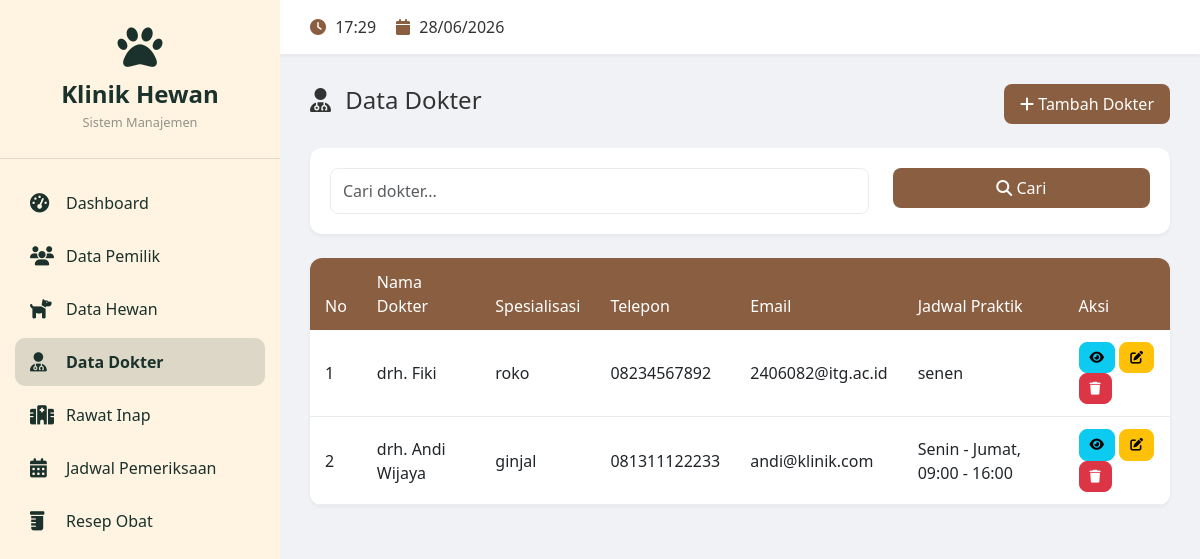
Screenshot of /dokter.php with the database file from the repository.
### tables this page shows
CREATE TABLE `dokter` (
  `id_dokter` int NOT NULL,
  `nama_dokter` varchar(100) NOT NULL,
  `spesialisasi` varchar(100) DEFAULT NULL,
  `no_telepon` varchar(20) DEFAULT NULL,
  `email` varchar(100) DEFAULT NULL,
  `jadwal_praktik` varchar(100) DEFAULT NULL,
  `created_at` timestamp NULL DEFAULT CURRENT_TIMESTAMP
);

### dokter.php (the view, shortened to what this page needs)
<?php
require_once 'database.php';
$search = isset($_GET['search']) ? mysqli_real_escape_string($koneksi, $_GET['search']) : '';
$where = $search ? "WHERE nama_dokter LIKE '%$search%'" : "";
$query = "SELECT * FROM dokter $where ORDER BY id_dokter DESC";
$result = mysqli_query($koneksi, $query);
    ?>
<!DOCTYPE html>
<html lang="id">
<head>
    <link href="https://cdn.jsdelivr.net/npm/bootstrap@5.3.0/dist/css/bootstrap.min.css" rel="stylesheet">
    <link rel="stylesheet" href="https://cdnjs.cloudflare.com/ajax/libs/font-awesome/6.4.0/css/all.min.css">
    <link rel="stylesheet" href="assets/css/style.css">
</head>
<body>
<?php include 'includes/sidebar.php'; ?>
<div class="main-content">
    <?php include 'includes/navbar.php'; ?>
    <div class="content-wrapper fade-in">
        <div class="d-flex justify-content-between align-items-center mb-4">
            <h4><i class="fas fa-user-md me-2"></i> Data Dokter</h4>
            <button class="btn btn-primary" data-bs-toggle="modal" data-bs-target="#tambahModal">
                <i class="fas fa-plus"></i> Tambah Dokter
            </button>
        </div>
        <div class="card mb-4">
            <div class="card-body">
                <form method="GET" class="row">
                    <div class="col-md-8">
                        <input type="text" name="search" class="form-control" placeholder="Cari dokter..." value="<?php echo htmlspecialchars($search); ?>">
                    </div>
                    <div class="col-md-4">
                        <button type="submit" class="btn btn-primary w-100"><i class="fas fa-search"></i> Cari</button>
                    </div>
                </form>
            </div>
        </div>
        <div class="card">
            <div class="card-body p-0">
                <div class="table-responsive">
                    <table class="table table-hover mb-0">
                        <thead>
                            <tr>
                                <th>No</th>
                                <th>Nama Dokter</th>
                                <th>Spesialisasi</th>
                                <th>Telepon</th>
                                <th>Email</th>
                                <th>Jadwal Praktik</th>
                                <th>Aksi</th>
                            </tr>
                        </thead>
                        <tbody>
                            <?php $no = 1; while ($row = mysqli_fetch_assoc($result)): ?>
                            <tr>
                                <td><?php echo $no++; ?></td>
                                <td><?php echo htmlspecialchars($row['nama_dokter']); ?></td>
                                <td><?php echo htmlspecialchars($row['spesialisasi']); ?></td>
                                <td><?php echo htmlspecialchars($row['no_telepon']); ?></td>
                                <td><?php echo htmlspecialchars($row['email']); ?></td>
                                <td><?php echo htmlspecialchars($row['jadwal_praktik']); ?></td>
                                <td>
                                    <button class="btn btn-sm btn-info" onclick="detailDokter(<?php echo $row['id_dokter']; ?>)">
                                        <i class="fas fa-eye"></i>
                                    </button>
                                    <button class="btn btn-sm btn-warning" onclick="editData(<?php echo $row['id_dokter']; ?>, '<?php echo addslashes($row['nama_dokter']); ?>', '<?php echo addslashes($row['spesialisasi']); ?>', '<?php echo $row['no_telepon']; ?>', '<?php echo $row['email']; ?>', '<?php echo addslashes($row['jadwal_praktik']); ?>')">
                                        <i class="fas fa-edit"></i>
                                    </button>
                                    <a href="?hapus=<?php echo $row['id_dokter']; ?>" class="btn btn-sm btn-danger" onclick="return confirmHapus(event, '<?php echo addslashes($row['nama_dokter']); ?>')">
                                        <i class="fas fa-trash"></i>
                                    </a>
                                </td>
                            </tr>
                            <?php endwhile; ?>
                        </tbody>
                    </table>
                </div>
            </div>
        </div>
    </div>
</div>
</body>
</html>

### assets/css/style.css (style rules this page uses)
:root { --primary-color:#8A5F41; --primary-dark: #428475; --secondary-color: #f8f9fa; --text-color: #333; --text-muted: #6c757d; --border-color: #e9ecef; --shadow-sm: 0 2px 4px rgba(0,0,0,0.05); --shadow-md: 0 4px 6px rgba(0,0,0,0.07); --shadow-lg: 0 10px 25px rgba(0,0,0,0.1); --radius-sm: 8px; --radius-md: 12px; --radius-lg: 16px; }
* { margin: 0; padding: 0; box-sizing: border-box; }
body { font-family: 'Segoe UI', Tahoma, Geneva, Verdana, sans-serif; background-color: #f0f2f5; color: var(--text-color); overflow-x: hidden; }
.main-content { margin-left: 280px; min-height: 100vh; transition: all 0.3s ease; }
.content-wrapper { padding: 30px; }
.card { border: none; border-radius: var(--radius-md); box-shadow: var(--shadow-sm); transition: all 0.3s ease; background: white; overflow: hidden; }
.card-body { padding: 20px; }
.table-responsive { overflow-x: auto; }
.table { width: 100%; margin-bottom: 0; }
.table thead th { background: var(--primary-color); color: white; padding: 12px 15px; font-weight: 500; border: none; }
.table tbody td { padding: 12px 15px; vertical-align: middle; border-bottom: 1px solid var(--border-color); }
.form-control, .form-select { border: 1px solid var(--border-color); border-radius: var(--radius-sm); padding: 10px 12px; transition: all 0.3s ease; }
.btn { padding: 8px 16px; border-radius: var(--radius-sm); font-weight: 500; transition: all 0.3s ease; }
.btn-primary { background: var(--primary-color); border: none; }
.btn-sm { padding: 5px 10px; font-size: 0.8rem; }
.fade-in { animation: fadeIn 0.5s ease; }

### rows the page displays
dokter: nama_dokter "drh. Fiki", spesialisasi "roko", no_telepon "08234567892", email "2406082@itg.ac.id", jadwal_praktik "senen"
dokter: nama_dokter "drh. Andi Wijaya", spesialisasi "ginjal", no_telepon "081311122233", email "andi@klinik.com", jadwal_praktik "Senin - Jumat, 09:00 - 16:00"
